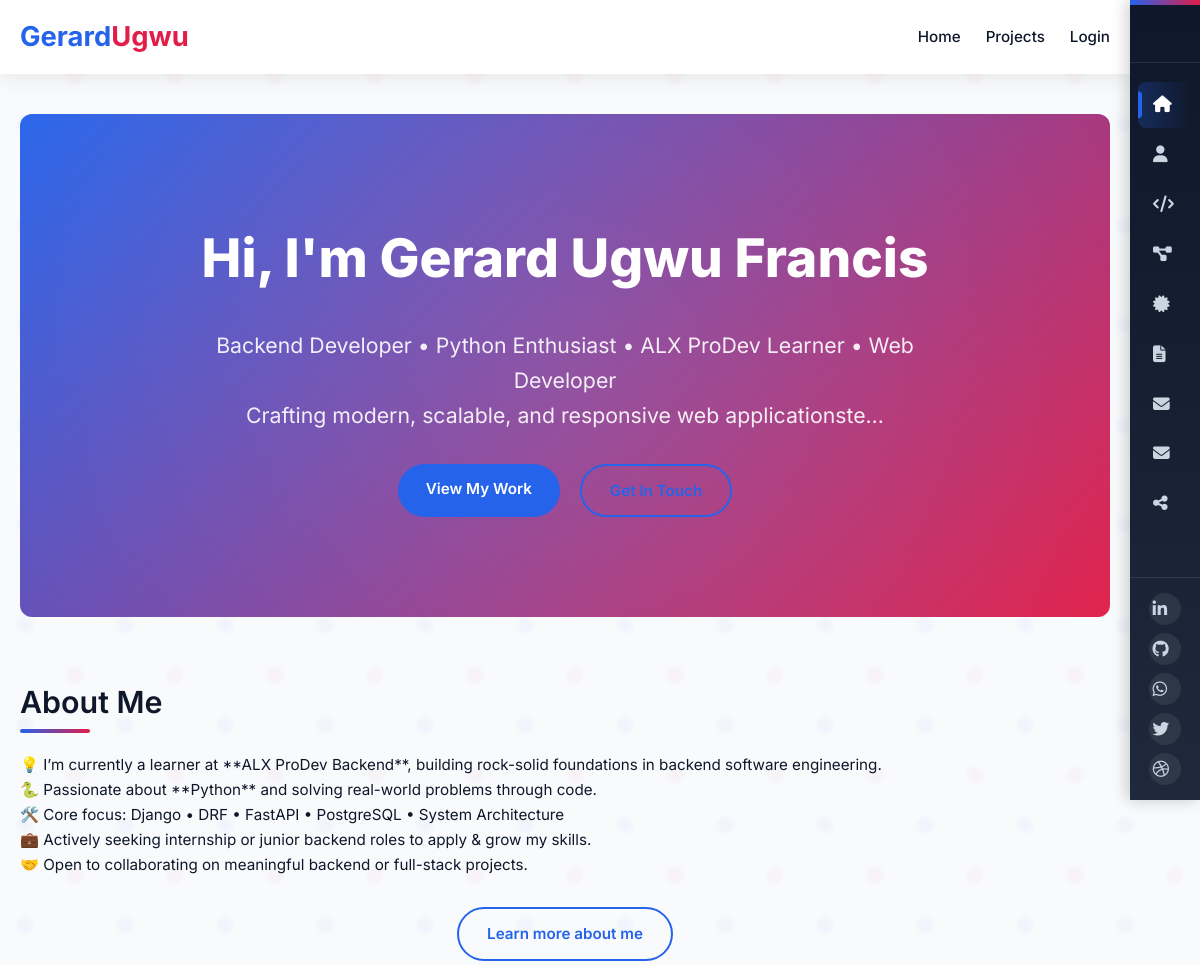
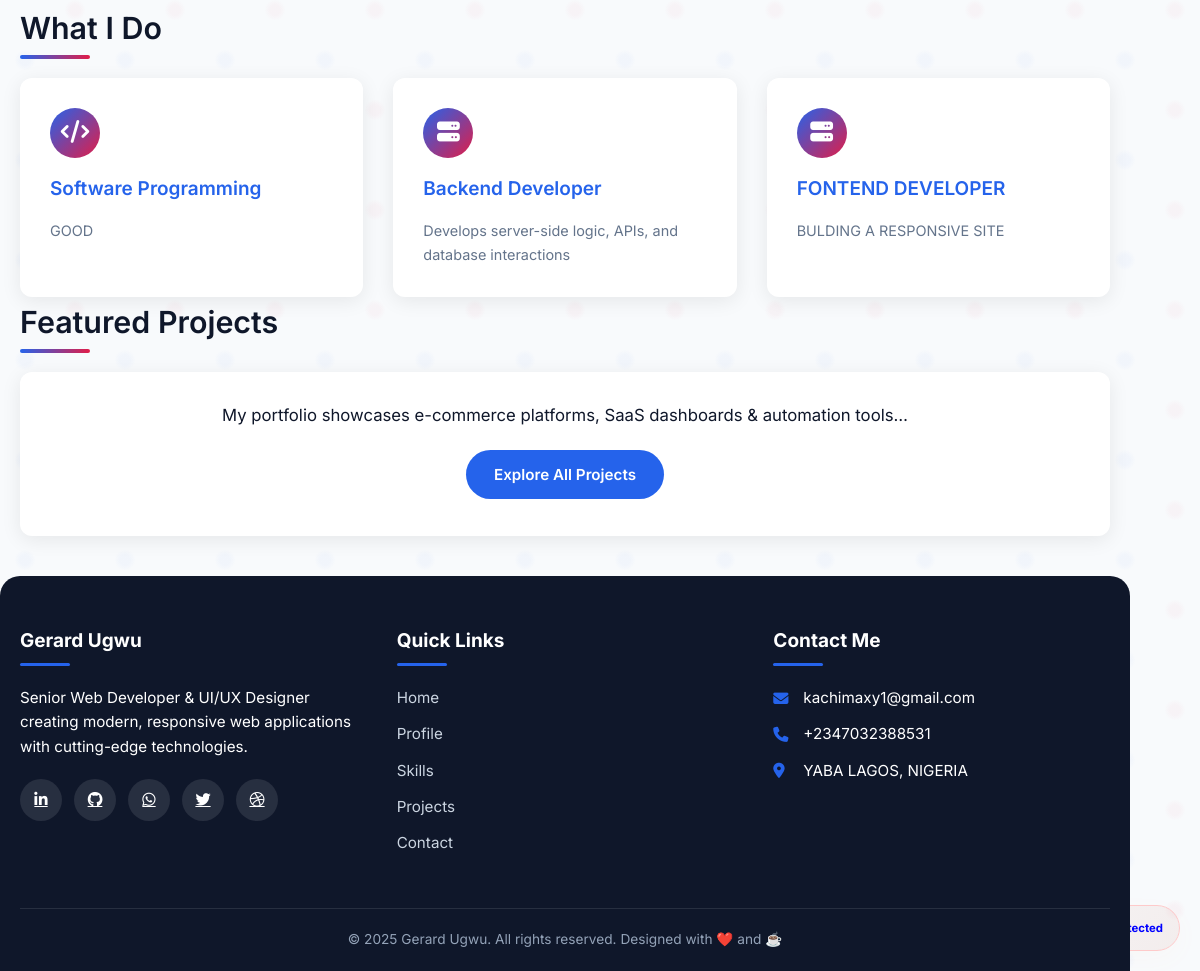
The page / on the database its author committed (2 pictures, top to bottom).
### myapp/models.py (models this page shows, shortened)
class SiteProfile(models.Model):
    hero_heading = models.CharField(max_length=100, default="Hi, I'm Gerard Ugwu")
    hero_subtitle = models.TextField(
        default="Backend Developer • Python Enthusiast • ALX ProDev Learner • Web Developer\n"
                "Crafting modern, scalable, and responsive web applications…"
    )
    hero_cta_primary_text = models.CharField(max_length=30, default="View My Work")
    hero_cta_primary_link = models.CharField(max_length=255, default="/projects", validators=[URLValidator()])
    hero_cta_secondary_text = models.CharField(max_length=30, default="Get In Touch")
    hero_cta_secondary_link = models.CharField(max_length=255, default="/contact", validators=[URLValidator()])
    about_paragraphs = models.JSONField(
        default=list,
        help_text="Enter each paragraph as a list item in the admin."
    )
    featured_projects_blurb = models.TextField(
        default="My portfolio showcases e-commerce platforms, SaaS dashboards & automation tools…"
    )
    featured_projects_cta_text = models.CharField(max_length=30, default="Explore All Projects")
    featured_projects_cta_link = models.CharField(max_length=255, default="/projects", validators=[URLValidator()])
    class Meta:
        verbose_name = "Site Profile"

class Service(models.Model):
    title = models.CharField(max_length=50)
    icon_class = models.CharField(max_length=50, help_text="FontAwesome class, e.g. fas fa-code")
    description = models.TextField()
    order = models.PositiveSmallIntegerField(default=0)
    class Meta:
        ordering = ["order"]

### myapp/views.py (the view)
# urls.py: path('', views.home, name='home'),
def home(request):
    profile = SiteProfile.objects.first()
    services = Service.objects.all()
    return render(request, 'main/home.html', {
        'profile': profile,
        'services': services,
    })

### myapp/templates/main/home.html (shortened to what this page needs)
{% extends "base.html" %}
{% load static %}
{% block main %}
<div class="home-wrapper">
  <section class="hero">
    <div class="container">
      <h1>{{ profile.hero_heading }}</h1>
      <p style="white-space: pre-line;">{{ profile.hero_subtitle }}</p>
      <div class="cta-buttons">
        <a href="{{ profile.hero_cta_primary_link }}" class="btn btn-primary">{{ profile.hero_cta_primary_text }}</a>
        <a href="{{ profile.hero_cta_secondary_link }}" class="btn btn-outline">{{ profile.hero_cta_secondary_text }}</a>
      </div>
    </div>
  </section>
  <section>
    <div class="container">
      <h2 class="section-title">About Me</h2>
      <div>
        {% for paragraph in profile.about_paragraphs %}
          <p>{{ paragraph|safe }}</p>
        {% endfor %}
      </div>
      <div style="text-align:center;margin-top:30px;">
        <a href="/profile" class="btn btn-outline">Learn more about me</a>
      </div>
    </div>
  </section>
  <section>
    <div class="container">
      <h2 class="section-title">What I Do</h2>
      <div class="services-grid">
        {% for service in services %}
          <div class="service-card">
            <div class="service-icon"><i class="{{ service.icon_class }}"></i></div>
            <h4>{{ service.title }}</h4>
            <p>{{ service.description }}</p>
          </div>
        {% endfor %}
      </div>
    </div>
  </section>
  <section>
    <div class="container">
      <h2 class="section-title">Featured Projects</h2>
      <div class="featured-box">
        <p>{{ profile.featured_projects_blurb }}</p>
        <a href="{{ profile.featured_projects_cta_link }}" class="btn btn-primary">{{ profile.featured_projects_cta_text }}</a>
      </div>
    </div>
  </section>
</div>
{% endblock %}

### myapp/templates/base.html (style rules this page uses)
html { font-size: 90%; scroll-behavior: smooth; }
* { margin: 0; padding: 0; box-sizing: border-box; font-family: 'Inter', 'Segoe UI', Tahoma, Geneva, Verdana, sans-serif; }
:root { --primary: #2563eb; --primary-dark: #1d4ed8; --accent: #e11d48; --accent-dark: #be123c; --dark: #0f172a; --dark-light: #1e293b; --light: #f8fafc; --gray: #64748b; --light-gray: #e2e8f0; --border-radius: 12px; --border-radius-sm: 8px; --shadow: 0 4px 20px rgba(0, 0, 0, 0.08); --shadow-md: 0 6px 25px rgba(0, 0, 0, 0.1); --transition: all 0.3s ease; }
body { background-color: var(--light); color: var(--dark); line-height: 1.6; overflow-x: hidden; }
.container { max-width: 1200px; margin: 0 auto; padding: 0 20px; }
.hero { text-align: center; padding: 80px 0; margin-bottom: 60px; background: linear-gradient(135deg, var(--primary), var(--accent)); color: #fff; border-radius: var(--border-radius); position: relative; overflow: hidden; }
.hero::before { content: ''; position: absolute; top: -50%; left: -50%; width: 200%; height: 200%; background: radial-gradient(circle, rgba(255,255,255,0.1) 0%, transparent 70%); transform: rotate(30deg); }
.hero h1 { font-size: clamp(2rem, 5vw, 3.5rem); margin-bottom: 0.5em; font-weight: 800; position: relative; }
.hero p { font-size: clamp(1rem, 2.5vw, 1.4rem); max-width: 800px; margin: 0 auto 2rem; opacity: 0.9; position: relative; }
.btn { display: inline-block; padding: 12px 28px; border-radius: 30px; font-weight: 600; text-decoration: none; transition: var(--transition); border: none; cursor: pointer; font-size: 1rem; position: relative; overflow: hidden; z-index: 1; }
.btn::before { content: ''; position: absolute; top: 0; left: 0; width: 0%; height: 100%; background: rgba(255, 255, 255, 0.2); transition: var(--transition); z-index: -1; }
.btn-primary { background: var(--primary); color: #fff; }
.btn-outline { border: 2px solid var(--primary); color: var(--primary); background: transparent; }
@media (min-width: 1200px) { .container { max-width: 1140px; } }
@media (min-width: 1200px) { html { font-size: 95%; } }
@media (min-width: 1200px) { .hero h1 { font-size: 3.2rem; } }

### rows shown on the page
SiteProfile: hero_heading "Hi, I'm Gerard Ugwu Francis", hero_subtitle "Backend Developer • Python Enthusiast • ALX ProDev Learner • Web Developer Crafting modern, scalable, and responsive web applicationste…", hero_cta_primary_text "View My Work", featured_projects_blurb "My portfolio showcases e-commerce platforms, SaaS dashboards & automation tools…", featured_projects_cta_text "Explore All Projects"
Service: title "Software Programming", description "GOOD"
Service: title "Backend Developer", description "Develops server-side logic, APIs, and database interactions"
Service: title "FONTEND DEVELOPER", description "BULDING A RESPONSIVE SITE"

### other values the page prints
{{ paragraph|safe }} "💡 I’m currently a learner at **ALX ProDev Backend**, building rock-solid foundations in backend software engineering." "🐍 Passionate about **Python** and solving real-world problems through code." "🛠️ Core focus: Django • DRF • FastAPI • PostgreSQL • System Architecture" "💼 Actively seeking internship or junior backend roles to apply & grow my skills." "🤝 Open to collaborating on meaningful backend or full-stack projects."
